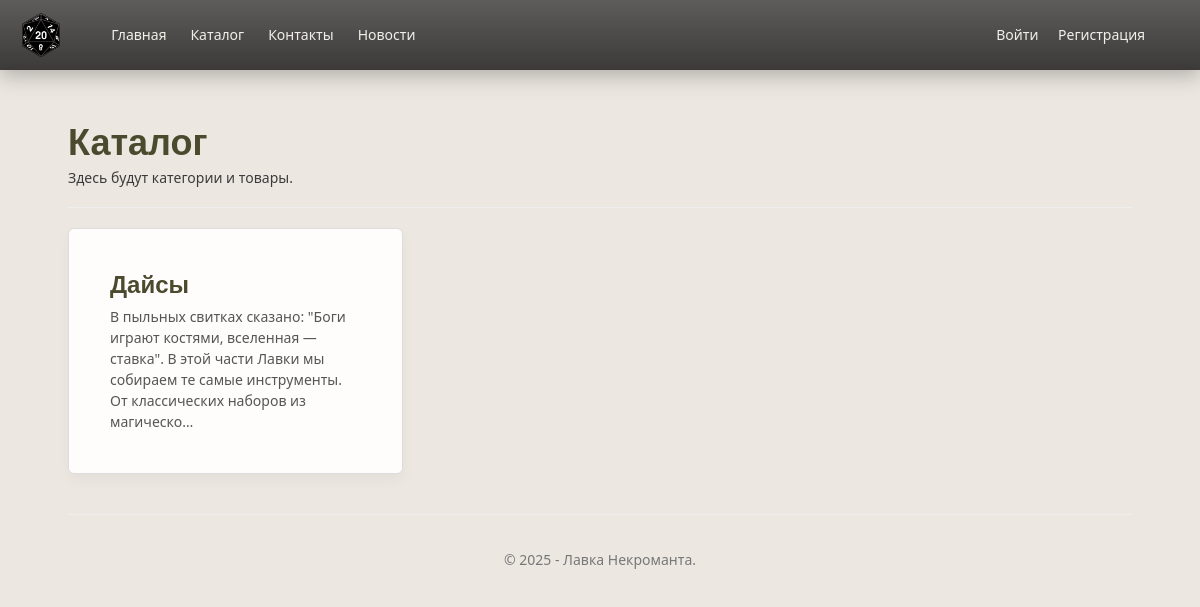
Page /catalog/ on the committed database.
### app/models.py (models this page shows, shortened)
class Category(models.Model):
    name = models.CharField("Название категории", max_length=120, unique=True)
    slug = models.SlugField("URL (slug)", max_length=140, unique=True, blank=True)
    description = models.TextField("Описание", blank=True)
    class Meta:
        verbose_name = "Категория"
        verbose_name_plural = "Категории"

### app/views.py (the view)
# urls.py: path('catalog/', views.catalog, name='catalog'),
def catalog(request):
    assert isinstance(request, HttpRequest)
    try:
        categories = Category.objects.all()
    except Exception:
        categories = []
    return render(
        request,
        'app/catalog.html',
        {
            'title': 'Каталог',
            'categories': categories,
            'year': datetime.now().year,
        }
    )

### app/templates/app/catalog.html
{% extends "app/layout.html" %}
{% block content %}
<div class="page-header">
    <h1>Каталог</h1>
    <p>Здесь будут категории и товары.</p>
</div>
  {% if categories %}
<div class="row">
    {% for cat in categories %}
    <div class="col-sm-6 col-md-4">
        <div class="panel panel-default" style="margin-bottom:20px; border-radius:6px; overflow:hidden;">
            <a href="{% url 'category' category_slug=cat.slug %}" style="color:inherit; text-decoration:none; display:block; padding:12px;">
                <div class="panel-body">
                    <h3 style="margin-top:0; margin-bottom:8px;">{{ cat.name }}</h3>
                    {% if cat.description %}
                    <p style="color:#555; margin-bottom:0;">{{ cat.description|truncatechars:160 }}</p>
                    {% else %}
                    <p style="color:#888; margin-bottom:0;"><em>Описание отсутствует</em></p>
                    {% endif %}
                </div>
            </a>
        </div>
    </div>
    {% endfor %}
</div>
  {% else %}
<p>Категории пока не добавлены. Перейдите в админку, чтобы создать категории и товары.</p>
  {% endif %}
{% endblock %}

### app/static/app/content/site.css (style rules this page uses)
:root { --bg: #ece7e1; --text: #3b3b3b; --heading: #4a4a2e; --accent-start: #d4af37; --accent-end: #85754e; --olive: #4a4a2e; --olive-2: #5c5c3a; --muted: #6b6b61; --panel-bg: #fefdfb; --border: #ddd; --success: #2e8b57; --danger: #b94a48; --radius: 8px; --shadow: 0 6px 18px rgba(0,0,0,0.06); --glass: rgba(255,255,255,0.7); }
* { box-sizing: border-box; }
html, body { height: 100%; }
body { background-color: var(--bg); color: var(--text); font-family: 'Segoe UI', Tahoma, Geneva, Verdana, sans-serif; padding-top: 80px; padding-bottom: 40px; line-height: 1.5; -webkit-font-smoothing: antialiased; -moz-osx-font-smoothing: grayscale; }
h1, h2, h3, h4, h5 { color: var(--heading); font-weight: 700; margin-top: 0; margin-bottom: 0.6rem; line-height: 1.15; }
.card.product-card, .panel.panel-default { background: #fff; border-radius: 8px; border: 1px solid var(--border); padding: 12px; box-shadow: 0 6px 14px rgba(0,0,0,0.04); }
.well, .panel.panel-default { background: var(--panel-bg); border-radius: 8px; padding: 14px; }
a { color: var(--olive); }

### rows in the picture
Category: name "Дайсы", description "В пыльных свитках сказано: \"Боги играют костями, вселенная — ставка\". В этой части Лавки мы собираем те самые инструменты. От классических наборов из магическо…"
